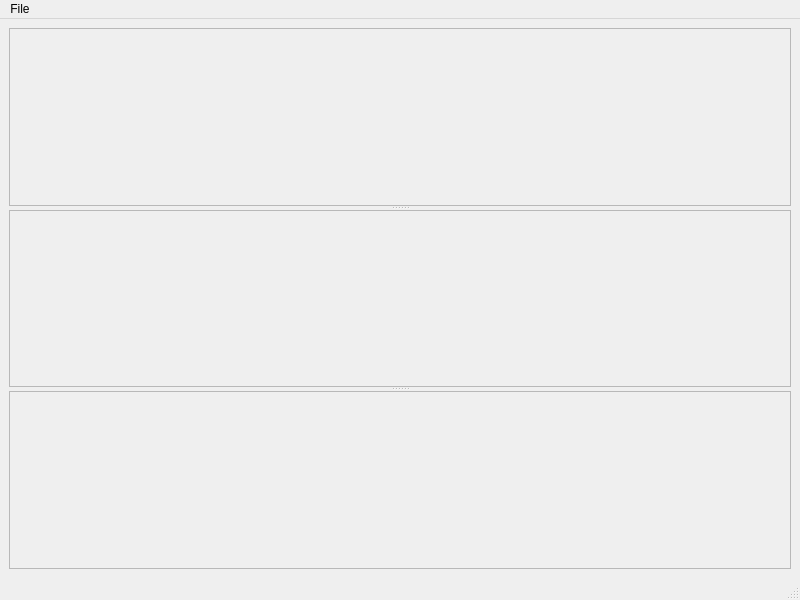
<?xml version="1.0" encoding="UTF-8"?>
<ui version="4.0">
 <class>MainWindow</class>
 <widget class="QMainWindow" name="MainWindow">
  <property name="geometry">
   <rect>
    <x>0</x>
    <y>0</y>
    <width>800</width>
    <height>600</height>
   </rect>
  </property>
  <property name="windowTitle">
   <string>UnknownField</string>
  </property>
  <widget class="QWidget" name="centralwidget">
   <layout class="QVBoxLayout" name="verticalLayout_6">
    <item>
     <widget class="QSplitter" name="splitter">
      <property name="orientation">
       <enum>Qt::Vertical</enum>
      </property>
      <widget class="QFrame" name="frame_top">
       <property name="frameShape">
        <enum>QFrame::StyledPanel</enum>
       </property>
       <property name="frameShadow">
        <enum>QFrame::Raised</enum>
       </property>
       <layout class="QVBoxLayout" name="verticalLayout_frame_top"/>
      </widget>
      <widget class="QFrame" name="frame_middle">
       <property name="frameShape">
        <enum>QFrame::StyledPanel</enum>
       </property>
       <property name="frameShadow">
        <enum>QFrame::Raised</enum>
       </property>
       <layout class="QVBoxLayout" name="verticalLayout_frame_middle"/>
      </widget>
      <widget class="QFrame" name="frame_bottom">
       <property name="frameShape">
        <enum>QFrame::StyledPanel</enum>
       </property>
       <property name="frameShadow">
        <enum>QFrame::Raised</enum>
       </property>
       <layout class="QVBoxLayout" name="verticalLayout_frame_bottom"/>
      </widget>
     </widget>
    </item>
   </layout>
  </widget>
  <widget class="QMenuBar" name="menubar">
   <property name="geometry">
    <rect>
     <x>0</x>
     <y>0</y>
     <width>800</width>
     <height>21</height>
    </rect>
   </property>
   <widget class="QMenu" name="menuFile">
    <property name="title">
     <string>File</string>
    </property>
    <addaction name="actionOpen"/>
   </widget>
   <addaction name="menuFile"/>
  </widget>
  <widget class="QStatusBar" name="statusbar"/>
  <action name="actionOpen">
   <property name="text">
    <string>Open</string>
   </property>
   <property name="shortcut">
    <string>F3</string>
   </property>
  </action>
 </widget>
 <resources/>
 <connections/>
</ui>
